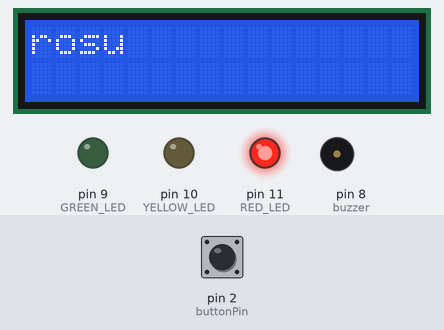
A sketch run on a simulated Arduino Uno, built with avr-gcc and run on an emulated ATmega328P. On the bench: 16×2 character LCD, output pins drawn as LEDs (lit = HIGH), buzzer (waves = sounding). Dashed ring = blinking. The test bench sets the inputs (shaded band); at power-on: pin 2 (buttonPin) HIGH.

Above: at 1.2 s.
1.3 s: pin 2 (buttonPin) pulled LOW for 0.15 s
At 2.0 s:
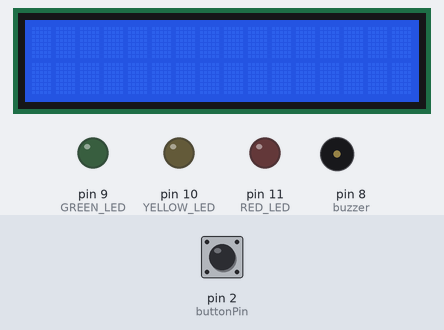
2.9 s: pin 2 (buttonPin) pulled LOW for 1 s
At 6.08 s:
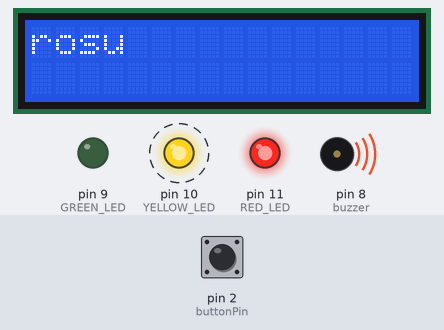
6.9 s: pin 2 (buttonPin) pulled LOW for 3.2 s
At 8.2 s:
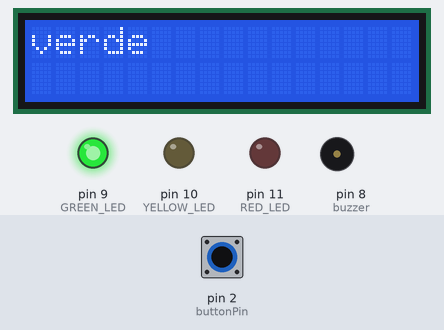
Timing chart, 0 to 11.6 s (numbered marks = the images above; inputs shaded):
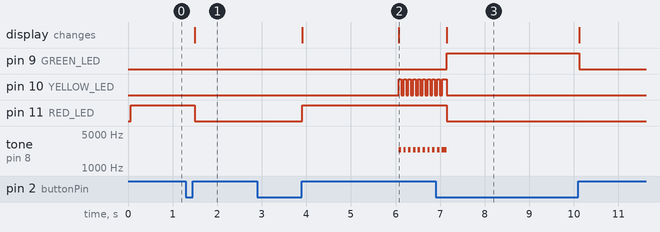

Measured:
- after the input at 1.3 s, pin 10 (YELLOW_LED): stops changing and stays LOW; pin 11 (RED_LED): HIGH → LOW after 0.20 s; tone on pin 8 (buzzer): stops changing and stays silent; the display: changes after 0.20 s (image 1)
- after the input at 2.9 s, pin 10 (YELLOW_LED): alternates HIGH for 0.05 s and LOW for 0.05 s, starting after 3.2 s; pin 11 (RED_LED): LOW → HIGH after 1.0 s; tone on pin 8 (buzzer): alternates 2400 Hz for 0.05 s and silent for 0.05 s, starting after 3.2 s; the display: changes after 1.0 s (image 2)
- after the input at 6.9 s, pin 10 (YELLOW_LED), pin 11 (RED_LED): goes on until 7.1 s, then stays LOW; tone on pin 8 (buzzer): goes on until 7.1 s, then stays silent

The sketch:

lab3.ino
```cpp
#include <LiquidCrystal.h>


LiquidCrystal lcd(13, 12, 6, 5, 4, 3);

#define buttonPin 2
#define buzzer 8
int RED_LED=11;
int YELLOW_LED=10;
int GREEN_LED=9;
bool ramura=true;
bool state = 1;

void setup() {
  lcd.begin(16,2);
  lcd.clear();
  lcd.setCursor(0,0);
  // put your setup code here, to run once:
  pinMode(RED_LED, OUTPUT);
  pinMode(YELLOW_LED, OUTPUT);
  pinMode(GREEN_LED, OUTPUT);
  pinMode(buttonPin, INPUT_PULLUP);
  attachInterrupt(digitalPinToInterrupt(buttonPin), change, RISING);

 }

int time_count=0;
int time_count1=0;
int led_red_state=1;
int led_yellow_state=0;
int led_green_state=0;
void loop() {

 if (state)
 {
  execute();

 }else
 {

  lcd.clear();
  digitalWrite(RED_LED, 0);
  digitalWrite(YELLOW_LED,0);
  digitalWrite(GREEN_LED, 0);
  time_count=0;
  time_count1=0;
  led_red_state=1;
  led_green_state=0;
  led_yellow_state=0;
  ramura=true;
  noTone(buzzer);

}
}

void execute()
{
  lcd.clear();
  // put your main code here, to run repeatedly:
  digitalWrite(RED_LED, led_red_state);
  digitalWrite(YELLOW_LED, led_yellow_state);
  digitalWrite(GREEN_LED, led_green_state);

  if (led_red_state){
    lcd.setCursor(0,0);
    lcd.print("rosu");

  }
    if (led_green_state){
    lcd.setCursor(0,0);
    lcd.print("verde");
  }

  delay(50);
  if(ramura){
    time_count+=50;
  }else{
  time_count1+=50;
  }
  if (time_count >2000 and time_count<3000)
  {
    lcd.setCursor(0,1);
    lcd.print("galben");
    led_yellow_state=!led_yellow_state;

      if(led_yellow_state)

      {
       tone(buzzer,2400);

      }
      else
      {
        noTone(buzzer);
      }


  }
  if (time_count1 >4000 and time_count1<5000)
  {
    led_yellow_state=!led_yellow_state;
    lcd.setCursor(0,1);
    lcd.print("galben");
  if(led_yellow_state)

    {
      tone(buzzer,2400);

    }else{
      noTone(buzzer);
    }

  }

  if (time_count>3000 and ramura==true){
    noTone(buzzer);
    led_yellow_state=0;
    led_red_state=0;
    led_green_state=1;
    time_count=0;
    ramura=false;


  }
  if (time_count1>5000 and ramura==false){
    noTone(buzzer);
    led_yellow_state=0;
    led_red_state=1;
    led_green_state=0;
    time_count1=0;
    ramura=true;
     lcd.setCursor(0,0);
    lcd.print("rosu");

  }
}
void change()
{
  state= !state;
}
```
